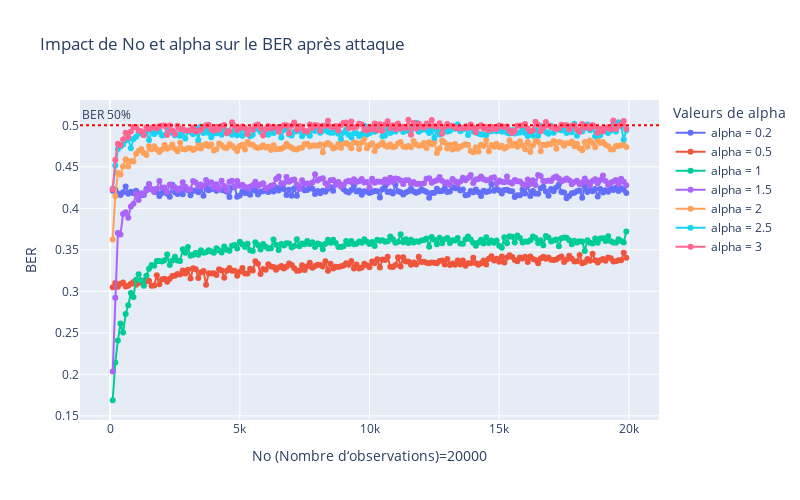
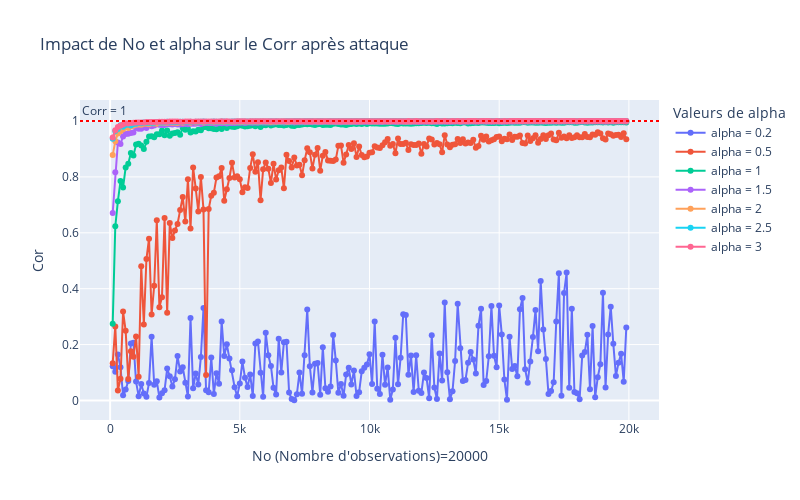

Notebook cell for these charts, in order:
### Code cell
alpha_values = [0.2, 0.5, 1, 1.5, 2, 2.5, 3] # Tune the power of the watermark here
Ni_grand = 20000

fig_ber = go.Figure()
fig_corr = go.Figure()
fig_ber.add_hline(y=0.5, line_dash="dot", line_color="red", annotation_text="BER 50%", annotation_position="top left")
fig_corr.add_hline(y=1, line_dash="dot", line_color="red", annotation_text="Corr = 1", annotation_position="top left")

for alpha in alpha_values:
    # Réinitialisation des vecteurs pour les plots
    ber_values = []
    corr_values = []
    No_values = range(100,Ni_grand,100) 
    for No in No_values:
        ber_val, corr_val = do_process(alpha, No)
        ber_values.append(ber_val)
        corr_values.append(corr_val)
    # Graphique du BER
    fig_ber.add_trace(go.Scatter(x=list(No_values), y=ber_values, mode='lines+markers', name=f'alpha = {alpha}'))
    # Graphique du Corr
    fig_corr.add_trace(go.Scatter(x=list(No_values), y=corr_values, mode='lines+markers', name=f'alpha = {alpha}'))
fig_corr.update_layout(
    title="Impact de No et alpha sur le Corr après attaque",
    xaxis_title=f"No (Nombre d'observations)={Ni}",
    yaxis_title="Cor",
    legend_title='Valeurs de alpha',
    width=800,
    height=500
)
    
fig_ber.update_layout(
    title='Impact de No et alpha sur le BER après attaque',
    xaxis_title=f'No (Nombre d‘observations)={Ni}',
    yaxis_title='BER',
    legend_title='Valeurs de alpha',
    width=800,
    height=500
)
fig_ber.show()
fig_corr.show()

### Figure 1 — Plotly figure (JSON) as saved in the notebook; plotly's stock layout.template omitted (floating-point values rounded to 4 significant figures; data arrays with more than 128 entries replaced by an {"elided": "..."} marker saying what was removed)
{"data": [{"mode": "lines+markers", "name": "alpha = 0.2", "type": "scatter", "x": {"elided": "199 int values"}, "y": {"elided": "199 float values"}}, {"mode": "lines+markers", "name": "alpha = 0.5", "type": "scatter", "x": {"elided": "199 int values"}, "y": {"elided": "199 float values"}}, {"mode": "lines+markers", "name": "alpha = 1", "type": "scatter", "x": {"elided": "199 int values"}, "y": {"elided": "199 float values"}}, {"mode": "lines+markers", "name": "alpha = 1.5", "type": "scatter", "x": {"elided": "199 int values"}, "y": {"elided": "199 float values"}}, {"mode": "lines+markers", "name": "alpha = 2", "type": "scatter", "x": {"elided": "199 int values"}, "y": {"elided": "199 float values"}}, {"mode": "lines+markers", "name": "alpha = 2.5", "type": "scatter", "x": {"elided": "199 int values"}, "y": {"elided": "199 float values"}}, {"mode": "lines+markers", "name": "alpha = 3", "type": "scatter", "x": {"elided": "199 int values"}, "y": {"elided": "199 float values"}}], "layout": {"annotations": [{"showarrow": false, "text": "BER 50%", "x": 0, "xanchor": "left", "xref": "x domain", "y": 0.5, "yanchor": "bottom", "yref": "y"}], "height": 500, "legend": {"title": {"text": "Valeurs de alpha"}}, "shapes": [{"line": {"color": "red", "dash": "dot"}, "type": "line", "x0": 0, "x1": 1, "xref": "x domain", "y0": 0.5, "y1": 0.5, "yref": "y"}], "title": {"text": "Impact de No et alpha sur le BER après attaque"}, "width": 800, "xaxis": {"title": {"text": "No (Nombre d‘observations)=20000"}}, "yaxis": {"title": {"text": "BER"}}}}

### Figure 2 — Plotly figure (JSON) as saved in the notebook; plotly's stock layout.template omitted (floating-point values rounded to 4 significant figures; data arrays with more than 128 entries replaced by an {"elided": "..."} marker saying what was removed)
{"data": [{"mode": "lines+markers", "name": "alpha = 0.2", "type": "scatter", "x": {"elided": "199 int values"}, "y": {"elided": "199 float values"}}, {"mode": "lines+markers", "name": "alpha = 0.5", "type": "scatter", "x": {"elided": "199 int values"}, "y": {"elided": "199 float values"}}, {"mode": "lines+markers", "name": "alpha = 1", "type": "scatter", "x": {"elided": "199 int values"}, "y": {"elided": "199 float values"}}, {"mode": "lines+markers", "name": "alpha = 1.5", "type": "scatter", "x": {"elided": "199 int values"}, "y": {"elided": "199 float values"}}, {"mode": "lines+markers", "name": "alpha = 2", "type": "scatter", "x": {"elided": "199 int values"}, "y": {"elided": "199 float values"}}, {"mode": "lines+markers", "name": "alpha = 2.5", "type": "scatter", "x": {"elided": "199 int values"}, "y": {"elided": "199 float values"}}, {"mode": "lines+markers", "name": "alpha = 3", "type": "scatter", "x": {"elided": "199 int values"}, "y": {"elided": "199 float values"}}], "layout": {"annotations": [{"showarrow": false, "text": "Corr = 1", "x": 0, "xanchor": "left", "xref": "x domain", "y": 1, "yanchor": "bottom", "yref": "y"}], "height": 500, "legend": {"title": {"text": "Valeurs de alpha"}}, "shapes": [{"line": {"color": "red", "dash": "dot"}, "type": "line", "x0": 0, "x1": 1, "xref": "x domain", "y0": 1, "y1": 1, "yref": "y"}], "title": {"text": "Impact de No et alpha sur le Corr après attaque"}, "width": 800, "xaxis": {"title": {"text": "No (Nombre d'observations)=20000"}}, "yaxis": {"title": {"text": "Cor"}}}}
